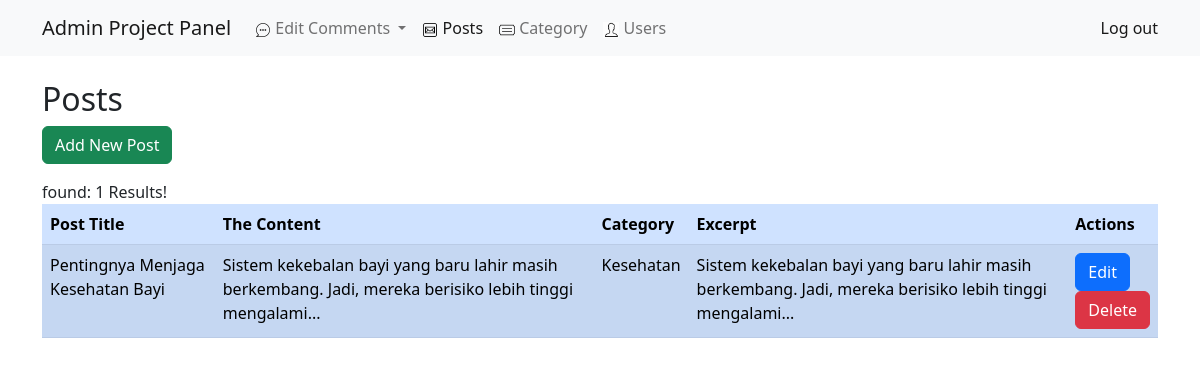
The page /admin/ListPost.php on the database its author committed.
### tables this page shows
CREATE TABLE `tbl_content` (
  `content_id` int(6) NOT NULL,
  `content_title` varchar(500) DEFAULT NULL,
  `the_content` longtext DEFAULT NULL,
  `content_category` varchar(100) DEFAULT NULL,
  `content_excerpt` varchar(200) DEFAULT NULL,
  `youtube_link` varchar(200) DEFAULT NULL,
  `name_file` varchar(200) DEFAULT NULL
);

### controller/AdminController.php (called while the page is built, shortened)
<?php
    function cutString($text){
        if(empty($text)){
            $newText = '';
        }else{
            $newText = substr($text, 0, 100);
            $newText .='...';
        }
        return $newText;
    }
    function ViewListContent(){
        $conn_db = connect_db();
        $sql = "SELECT * from tbl_content ORDER BY content_id DESC";
        $row = mysqli_query($conn_db, $sql);
        return $row;
    }
?>

### admin/ListPost.php (the view, shortened to what this page needs)
<?php
    $page='list_content';
    require 'header.php';
    include '../controller/AdminController.php';
?>
<div class="container">
    <h2 style="margin-top: 5rem;">Posts</h2>
    <a type="button" style="margin-bottom: 1rem;" class="btn btn-success" href="AddNewPost.php">Add New Post</a>
    <div class="table-responsive">
        <table class="table table-primary table-striped">
            <thead>
                <tr>
                    <th scope="col">Post Title</th>
                    <th scope="col">The Content</th>
                    <th scope="col">Category</th>
                    <th scope="col">Excerpt</th>
                    <th scope="col">Actions</th>
                </tr>
            </thead>
            <tbody>
                <?php
                    $result = ViewListContent();
                    if(mysqli_num_rows($result)){
                        while($data = mysqli_fetch_array($result)){
                            $content_id = $data[0];
                ?>
                <tr>
                    <td><?php echo $data[1]?></td>
                    <td><?php echo cutString($data[2])?></td>
                    <td><?php echo $data[3]?></td>
                    <td><?php echo cutString($data[4])?></td>
                    <td>
                        <a type="submit" href="EditPost.php?content_id=<?php echo $content_id?>&" name="edit_button" class="btn btn-primary" value="edit">Edit</a>
                        <br>
                        <a type="submit" href="../controller/AdminController.php?content_id=<?php echo $content_id?>&fn=DeletePost&" name="edit_button" class="btn btn-danger" value="delete">Delete</a>
                    </td>
                </tr>
                <?php
                        }
                    }else{
                        echo "found: 0 Results!";
                    }
                ?>
            </tbody>
        </table>
    </div>
</div>

### admin/header.php (shortened to what this page needs)
<!doctype html>
<html lang="en">
    <head>
        <link href="https://cdn.jsdelivr.net/npm/bootstrap@5.2.0-beta1/dist/css/bootstrap.min.css" rel="stylesheet">
    </head>
    <body>
        <nav class="navbar fixed-top navbar-expand-lg navbar-light bg-light" style="">
            <div class="container">
                <a class="navbar-brand">
                    Admin Project Panel
                </a>
                <div class="collapse navbar-collapse" id="navbarText">
                <ul class="navbar-nav me-auto mb-2 mb-lg-0">
                    <li>
                        <li class="nav-item dropdown">
                            <a class="nav-link dropdown-toggle <?php if($page2=='edit_comment'){echo 'active';}?>" href="#" id="navbarDropdownMenuLink" role="button" data-bs-toggle="dropdown" aria-expanded="false">
                                <img src="../images/icons-comment.png" style="width: 1rem;">
                                Edit Comments
                            </a>
                        </li>
                    </li>
                    <li class="nav-item">
                        <a class="nav-link <?php if($page=='list_content'){echo 'active';}?>" href="ListPost.php">
                        <img src="../images/icons-post.png" style="width: 1rem;">
                        Posts</a>
                    </li>
                    <li class="nav-item">
                        <a class="nav-link <?php if($page=='list_category'){echo 'active';}?>" href="ListCategory.php">
                        <img src="../images/icons-category.png" style="width: 1rem;">
                        Category</a>
                    </li>
                    <li class="nav-item">
                        <a class="nav-link <?php if($page=='list_user'){echo 'active';}?>" href="ListUser.php">
                        <img src="../images/icons-user.gif" style="width: 1rem;">
                        Users</a>
                    </li>
                </ul>
                <span class="navbar-text">
                    <a class="nav-link" type="submit" href="../controller/AdminController.php?fn=log_out&">Log out</a>
                </span>
                </div>
            </div>
        </nav>
    </body>
</html>

### rows shown on the page
tbl_content: content_title "Pentingnya Menjaga Kesehatan Bayi", the_content "Sistem kekebalan bayi yang baru lahir masih berkembang. Jadi, mereka berisiko lebih tinggi mengalami...", content_category "Kesehatan", content_excerpt "Sistem kekebalan bayi yang baru lahir masih berkembang. Jadi, mereka berisiko lebih tinggi mengalami..."
